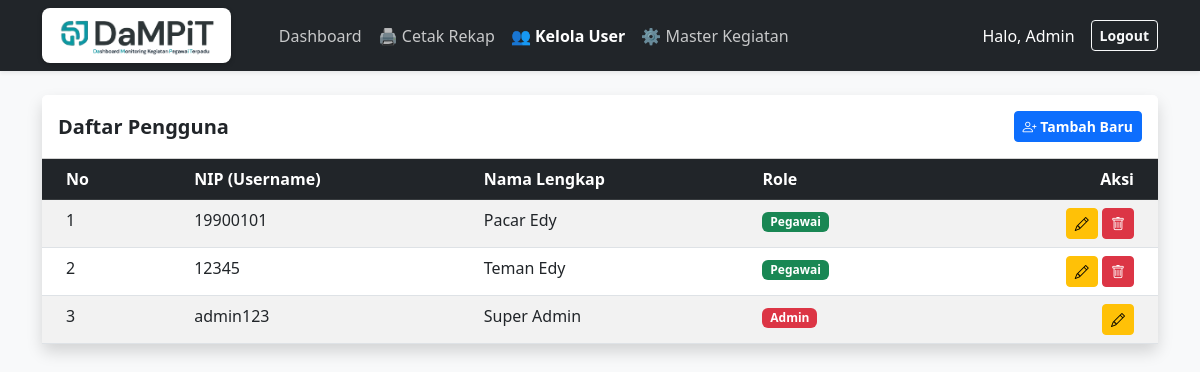
The page /admin/users.php (signed in) on the database its author committed.
### tables this page shows
CREATE TABLE `users` (
  `id` int(11) NOT NULL,
  `nip` varchar(30) NOT NULL,
  `nama` varchar(100) NOT NULL,
  `password` varchar(255) NOT NULL,
  `role` enum('pegawai','admin') DEFAULT 'pegawai'
);

### admin/users.php (the view, shortened to what this page needs)
<?php
include '../config/database.php';
$id_saya = $_SESSION['id'];
$query = mysqli_query($koneksi, "SELECT * FROM users ORDER BY role ASC, nama ASC");
?>
<!DOCTYPE html>
<html lang="id">
<head>
    <link href="https://cdn.jsdelivr.net/npm/bootstrap@5.3.0/dist/css/bootstrap.min.css" rel="stylesheet">
    <link rel="stylesheet" href="https://cdn.jsdelivr.net/npm/bootstrap-icons@1.10.0/font/bootstrap-icons.css">
</head>
<body class="bg-light">
    <nav class="navbar navbar-expand-lg navbar-dark bg-dark shadow-sm mb-4">
        <div class="container">
            <a class="navbar-brand p-0" href="dashboard.php">
                <img src="../assets/img/logo_dampit.png" alt="DaMPiT"
                     style="height: 55px; background: white; padding: 5px 15px; border-radius: 8px; box-shadow: 0 2px 5px rgba(0,0,0,0.2);">
            </a>
            <div class="navbar-nav me-auto ms-4">
                <a class="nav-link text-white opacity-75 hover-opacity-100" href="dashboard.php">Dashboard</a>
                <a class="nav-link text-white opacity-75 hover-opacity-100" href="cetak_rekap.php">🖨️ Cetak Rekap</a>
                <a class="nav-link text-white fw-bold active" href="users.php">👥 Kelola User</a>
                <a class="nav-link text-white opacity-75 hover-opacity-100" href="kegiatan_master.php">⚙️ Master Kegiatan</a>
            </div>
            <div class="d-flex text-white align-items-center">
                <span class="me-3">Halo, Admin</span>
                <a href="../logout.php" class="btn btn-sm btn-outline-light fw-bold">Logout</a>
            </div>
        </div>
    </nav>
    <div class="container">
        <div class="card shadow border-0">
            <div class="card-header bg-white py-3 d-flex justify-content-between align-items-center">
                <h5 class="mb-0 fw-bold">Daftar Pengguna</h5>
                <a href="users_form.php?aksi=tambah" class="btn btn-primary btn-sm fw-bold">
                    <i class="bi bi-person-plus"></i> Tambah Baru
                </a>
            </div>
            <div class="card-body p-0">
                <table class="table table-striped mb-0">
                    <thead class="table-dark">
                        <tr>
                            <th class="px-4">No</th>
                            <th>NIP (Username)</th>
                            <th>Nama Lengkap</th>
                            <th>Role</th>
                            <th class="text-end px-4">Aksi</th>
                        </tr>
                    </thead>
                    <tbody>
                        <?php
                        $no = 1;
                        while($row = mysqli_fetch_assoc($query)):
                        ?>
                        <tr>
                            <td class="px-4"><?= $no++ ?></td>
                            <td><?= $row['nip'] ?></td>
                            <td><?= $row['nama'] ?></td>
                            <td>
                                <?php if($row['role'] == 'admin'): ?>
                                    <span class="badge bg-danger">Admin</span>
                                <?php else: ?>
                                    <span class="badge bg-success">Pegawai</span>
                                <?php endif; ?>
                            </td>
                            <td class="text-end px-4">
                                <a href="users_form.php?aksi=edit&id=<?= $row['id'] ?>" class="btn btn-sm btn-warning">
                                    <i class="bi bi-pencil"></i>
                                </a>
                                <?php if($row['id'] != $id_saya): ?>
                                <a href="users_proses.php?aksi=hapus&id=<?= $row['id'] ?>"
                                   class="btn btn-sm btn-danger"
                                   onclick="return confirm('Yakin ingin menghapus user ini? Data kegiatan mereka juga akan hilang!')">
                                    <i class="bi bi-trash"></i>
                                </a>
                                <?php endif; ?>
                            </td>
                        </tr>
                        <?php endwhile; ?>
                    </tbody>
                </table>
            </div>
        </div>
    </div>
</body>
</html>

### rows shown on the page
users: nip "19900101", nama "Pacar Edy", role "Pegawai"
users: nip "12345", nama "Teman Edy", role "Pegawai"
users: nip "admin123", nama "Super Admin", role "Admin"
